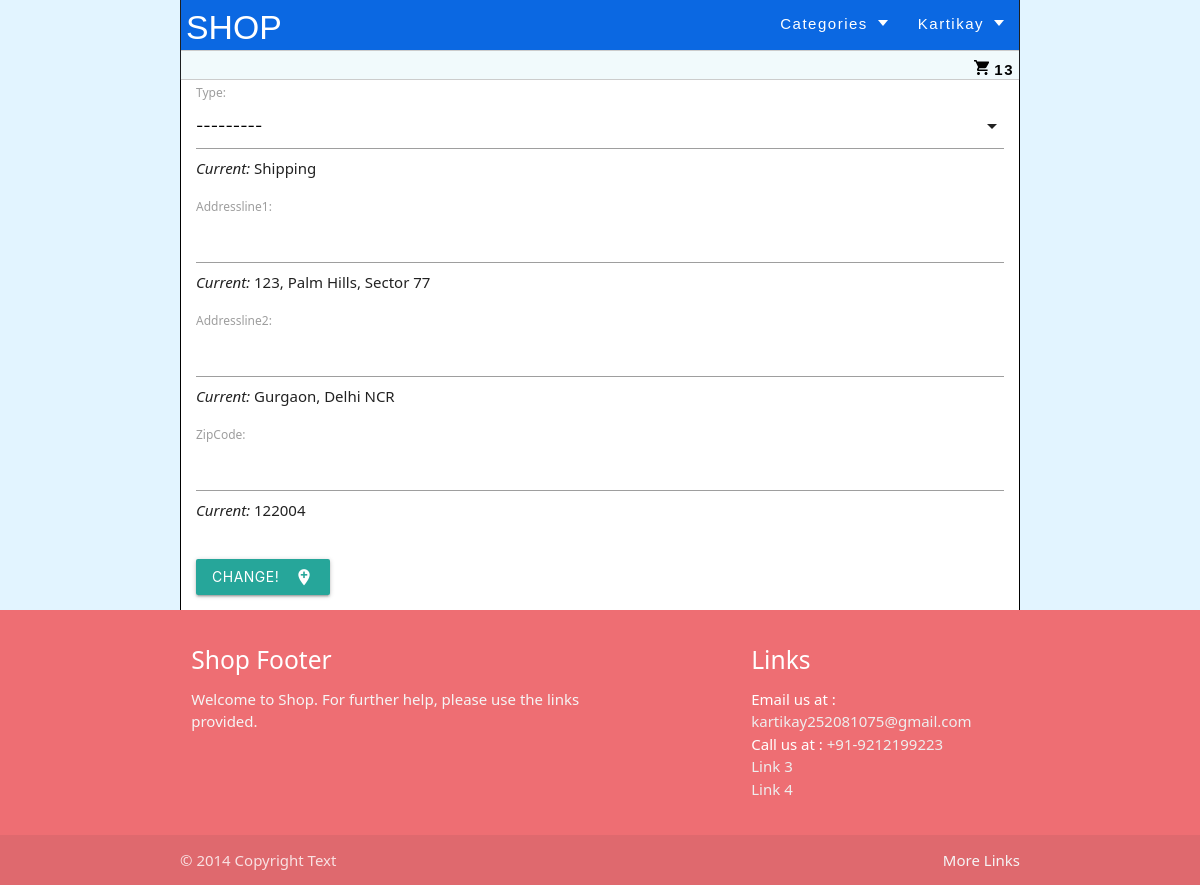
The page /user/updateAddress/17 (signed in) on the database as committed earlier.
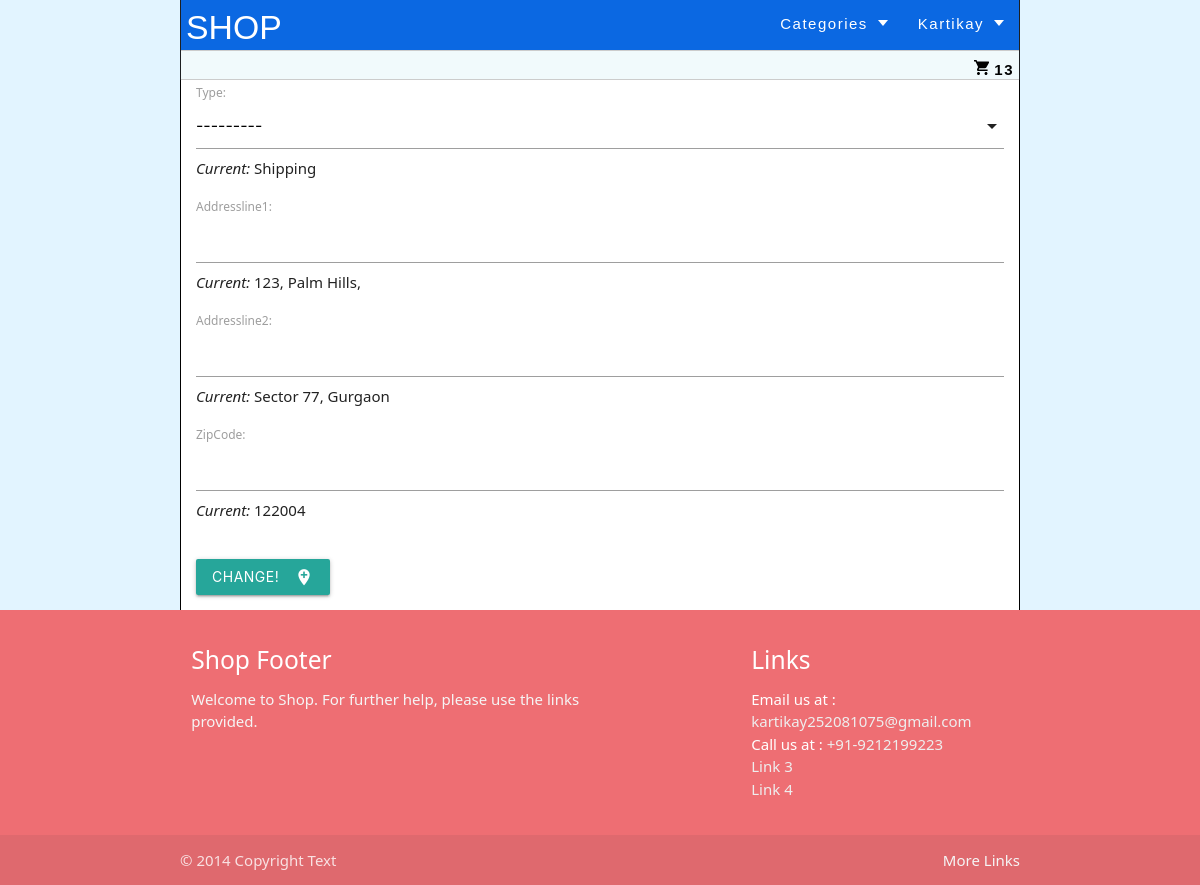
The same page on the database as committed later.
### User/models.py (models this page shows, shortened)
class AddressDetail(models.Model):
    id = models.AutoField(primary_key=True)
    addType = models.ForeignKey(AddressTypes,on_delete=models.PROTECT)
    addressLine1 = models.CharField(max_length=200,blank=False,null=False)
    addressLine2 = models.CharField(max_length=200,blank=False,null=False)
    addressLine3 = models.CharField(max_length=200,blank=True,null=True)
    addressLine4 = models.CharField(max_length=200,blank=True,null=True)
    addressLine5 = models.CharField(max_length=200,blank=True,null=True)
    city = models.CharField(max_length=50,blank=False,null=False)
    state = models.CharField(max_length=50,blank=False,null=False)
    zipCode = models.PositiveIntegerField(max_length=6,blank=False,null=False)
    zip4 = models.PositiveIntegerField(max_length=4,blank=True,null=True)
    longitude = models.DecimalField(max_digits=9, decimal_places=6,blank=True,null=True)
    latitude = models.DecimalField(max_digits=9, decimal_places=6,blank=True,null=True)
    isPrimary = models.BooleanField(default=False)
    createDate = models.DateTimeField(auto_now_add=True)
    updateDate = models.DateTimeField(auto_now=True)

class AddressTypes(models.Model):
    id = models.AutoField(primary_key=True)
    addType = models.CharField(max_length=20,blank=False,null=False)
    createDate = models.DateTimeField(auto_now_add=True)
    updateDate = models.DateTimeField(auto_now=True)
    def __str__(self):
        return(self.addType)

### User/views.py (the view)
# urls.py: path('updateAddress/<id>', views.updateAddress, name="updateAddress"),
@login_required(login_url='/login')
def updateAddress(request, id):
    address = get_object_or_404(AddressDetail,id=id)
    form = AddressDetailForm(request.POST or None, instance= address)
    if request.method == "POST":
        if form.is_valid():
            address = form.save(commit= False)
            address.save()
            messages.success(request, "You successfully Edited")
            return HttpResponseRedirect(reverse("addressDetailView"))
        else:
            messages.error(request, f"Unable to Edit.")
            return render(request, "User/updateAddress.html", context={"form": form, "helper":address})
    else:
        form = AddressDetailForm
        return render(request, "User/updateAddress.html", context={"form": form, "helper":address})

### Product/context_processors.py (called while the page is built)
def cartCountVariable(request):
    return {
        'cartCount': cartCount(request)
    }

def categoryDropdownMenu(request):
    return {
        'categoryDropdown': categoryDropdown(request)
    }

### Product/views.py (called while the page is built)
def cartCount(request):
    user = request.user
    cartCount = 0
    try:
        if user is not None:
            cart = Cart.objects.filter(user=user)
            for i in cart:
                cartCount += i.quantity
        return cartCount
    except:
        return cartCount

def categoryDropdown(request):
    categories = Category.objects.all()
    return categories

### User/templates/User/updateAddress.html (shortened to what this page needs)
{% extends "User/layout.html" %}
{% block body %}
    {% if user.is_authenticated %}
    <form method="POST" enctype='multipart/form-data'>
        <p>
        <label>Type:</label>
        {{ form.addType }}<i>Current: </i>{{ helper.addType }}</p>
        <p>
        <label>Addressline1:</label>
        {{ form.addressLine1 }}<i>Current: </i>{{ helper.addressLine1 }}
        </p>
        <p>
        <label>Addressline2:</label>
        {{ form.addressLine2 }}<i>Current: </i>{{ helper.addressLine2 }}
        </p>
        <p>
        <label>ZipCode:</label>
        {{ form.zipCode }}<i>Current: </i>{{ helper.zipCode }}
        </p>
        <br>
        <button class="btn waves-effect waves-light" type="submit" name="action">Change!<i class="material-icons right">add_location</i></button>
    </form>
    {% else %}
        You are Not Logged In
        <p>Please <a href="{% url 'login' %}">Login</a> in order to create a listing!<br>If not a user,<a href="{% url 'register' %}">Register</a> now!</p>
    {% endif %}
{% endblock %}

Rows that differ between the two databases and show on the page:
changed AddressDetail "Shipping": addressLine1 "123, Palm Hills, Sector 77" → "123, Palm Hills,"; addressLine2 "Gurgaon, Delhi NCR" → "Sector 77, Gurgaon"
